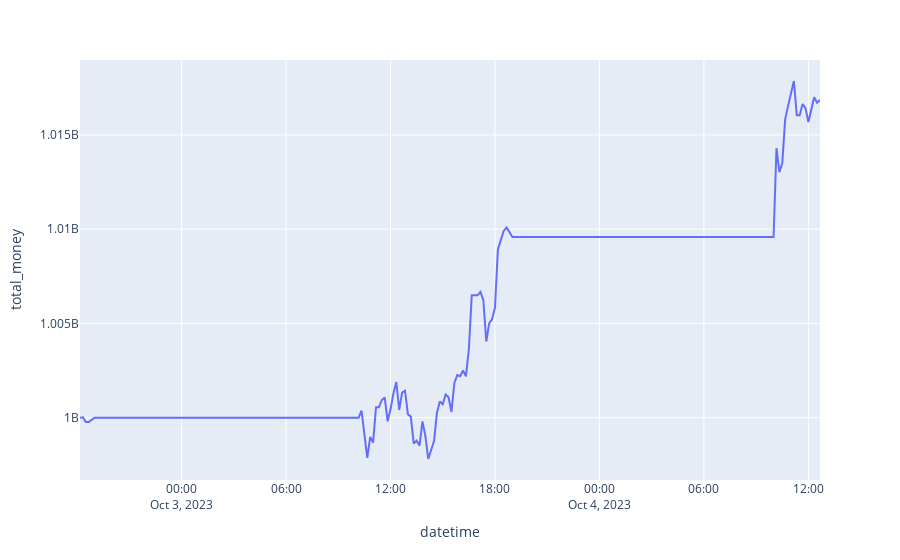
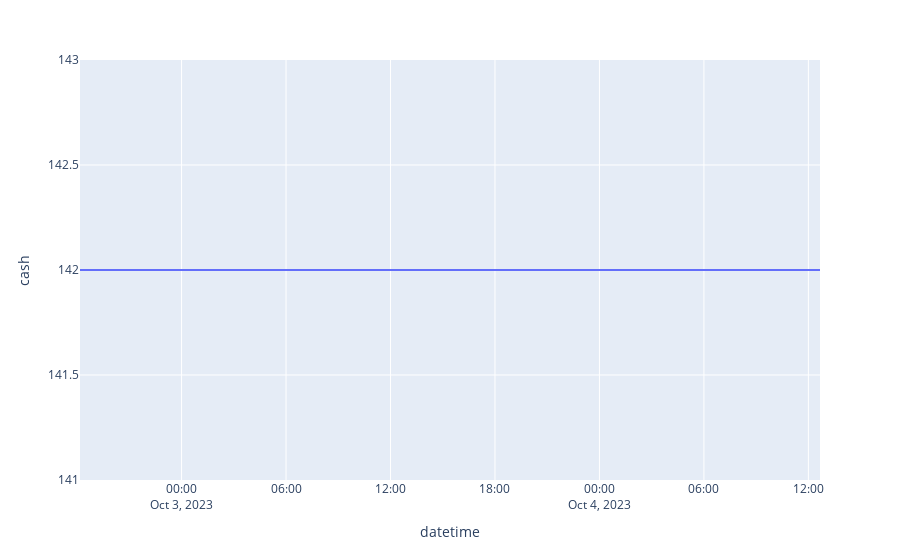

Notebook code cell kept with these figures, in order:
### Code cell
pd.options.plotting.backend = "plotly"
fig = test1.plot(x='datetime', y='total_money')
fig.show()
fig2 = test1.plot(x='datetime', y='cash')
fig2.show()

### Figure 1 — Plotly figure (JSON) as saved in the notebook; plotly's stock layout.template omitted (floating-point values rounded to 4 significant figures; data arrays with more than 128 entries replaced by an {"elided": "..."} marker saying what was removed)
{"data": [{"hovertemplate": "datetime=%{x}<br>total_money=%{y}<extra></extra>", "legendgroup": "", "line": {"color": "#636efa", "dash": "solid"}, "marker": {"symbol": "circle"}, "mode": "lines", "name": "", "orientation": "v", "showlegend": false, "type": "scatter", "x": {"elided": "134 str values"}, "xaxis": "x", "y": {"elided": "134 int values"}, "yaxis": "y"}], "layout": {"autosize": true, "legend": {"tracegroupgap": 0}, "margin": {"t": 60}, "xaxis": {"anchor": "y", "autorange": true, "domain": [0, 1], "range": ["2023-10-02 18:10", "2023-10-04 12:40"], "title": {"text": "datetime"}, "type": "date"}, "yaxis": {"anchor": "x", "autorange": true, "domain": [0, 1], "range": [996700000.0, 1019000000.0], "title": {"text": "total_money"}, "type": "linear"}}}

### Figure 2 — Plotly figure (JSON) as saved in the notebook; plotly's stock layout.template omitted (floating-point values rounded to 4 significant figures; data arrays with more than 128 entries replaced by an {"elided": "..."} marker saying what was removed)
{"data": [{"hovertemplate": "datetime=%{x}<br>cash=%{y}<extra></extra>", "legendgroup": "", "line": {"color": "#636efa", "dash": "solid"}, "marker": {"symbol": "circle"}, "mode": "lines", "name": "", "orientation": "v", "showlegend": false, "type": "scatter", "x": {"elided": "134 str values"}, "xaxis": "x", "y": {"elided": "134 int values"}, "yaxis": "y"}], "layout": {"autosize": true, "legend": {"tracegroupgap": 0}, "margin": {"t": 60}, "xaxis": {"anchor": "y", "autorange": true, "domain": [0, 1], "range": ["2023-10-02 18:10", "2023-10-04 12:40"], "title": {"text": "datetime"}, "type": "date"}, "yaxis": {"anchor": "x", "autorange": true, "domain": [0, 1], "range": [141, 143], "title": {"text": "cash"}, "type": "linear"}}}
